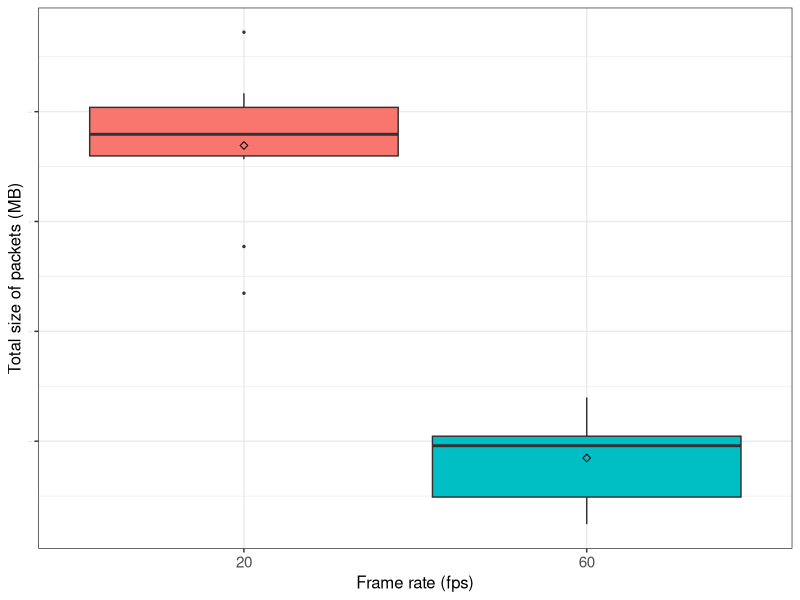
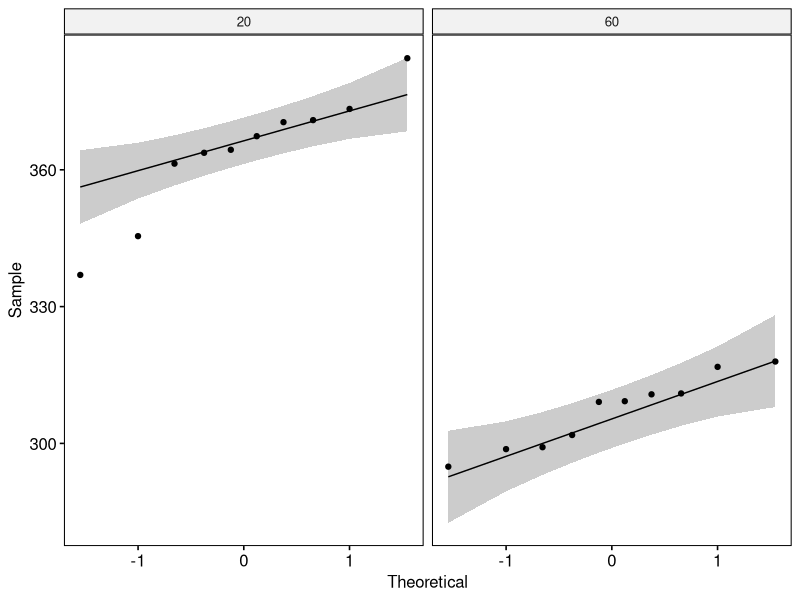

Here is the R script that generated these plots, in order:
## ---- chunk 1
if (!require('tidyverse')) install.packages('tidyverse', dependencies = TRUE); library('tidyverse')
if (!require('ggpubr')) install.packages('ggpubr', dependencies = TRUE); library('ggpubr')
if (!require('rstatix')) install.packages('rstatix', dependencies = TRUE); library('rstatix')
if (!require('ggplot2')) install.packages('ggplot2', dependencies = TRUE); library('ggplot2')
## ---- chunk 2
data <- read.csv(file = '../../raw_data/test_frame_rate/run_table.csv')
data$size_of_packets <- data$size_of_packets / 1000000
data <- subset(data, select = c(X__run_id, frame_rate, size_of_packets))
data$frame_rate <- as.factor(data$frame_rate)
data$size_of_packets <- as.numeric(data$size_of_packets)
## ---- chunk 3
data %>%
  group_by(frame_rate) %>%
  get_summary_stats(size_of_packets, type = "mean_sd")
## ---- chunk 4
#pdf(file = "../../figures/frame_rate_effect/size-of-packets.pdf")

ggplot(data, aes(x = frame_rate, y = size_of_packets, fill = frame_rate)) +
  theme_bw() + 
  geom_boxplot(width = 0.9, outlier.size = 0.5) + 
  stat_summary(fun = mean, color = 'black', geom = 'point', shape = 5, size = 1.5) +
  labs(x = "Frame rate (fps)", y = "Total size of packets (MB)") +
  theme(legend.position = 'none') +
  theme(
    axis.title.x = element_text(size = 12, family = 'sans'),
    axis.title.y = element_text(size = 12, family = 'sans'),
    axis.text.x = element_text(size = 11, family = 'sans'),
    axis.text.y = element_text(size = 1, family = 'sans')
  )

#dev.off()
## ---- chunk 5
data %>% 
  group_by(frame_rate) %>%
  identify_outliers(size_of_packets)
## ---- chunk 6
ggqqplot(data, x = "size_of_packets", facet.by = "frame_rate")
## ---- chunk 7
data %>%
  group_by(frame_rate) %>%
  shapiro_test(size_of_packets)
## ---- chunk 8
data %>%
  t_test(size_of_packets ~ frame_rate) %>%
  add_significance()
## ---- chunk 9
data %>%
  cohens_d(size_of_packets ~ frame_rate)
